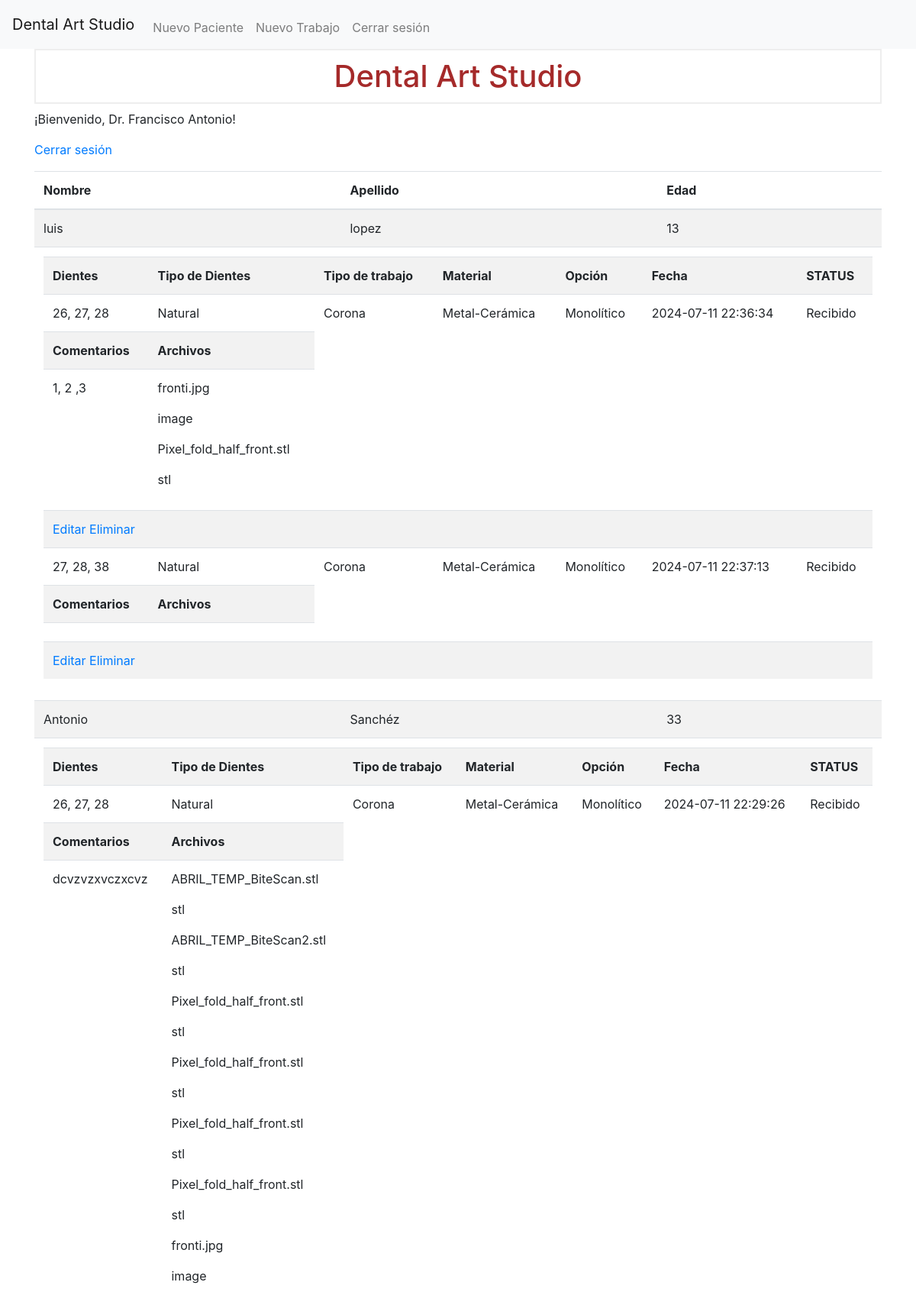
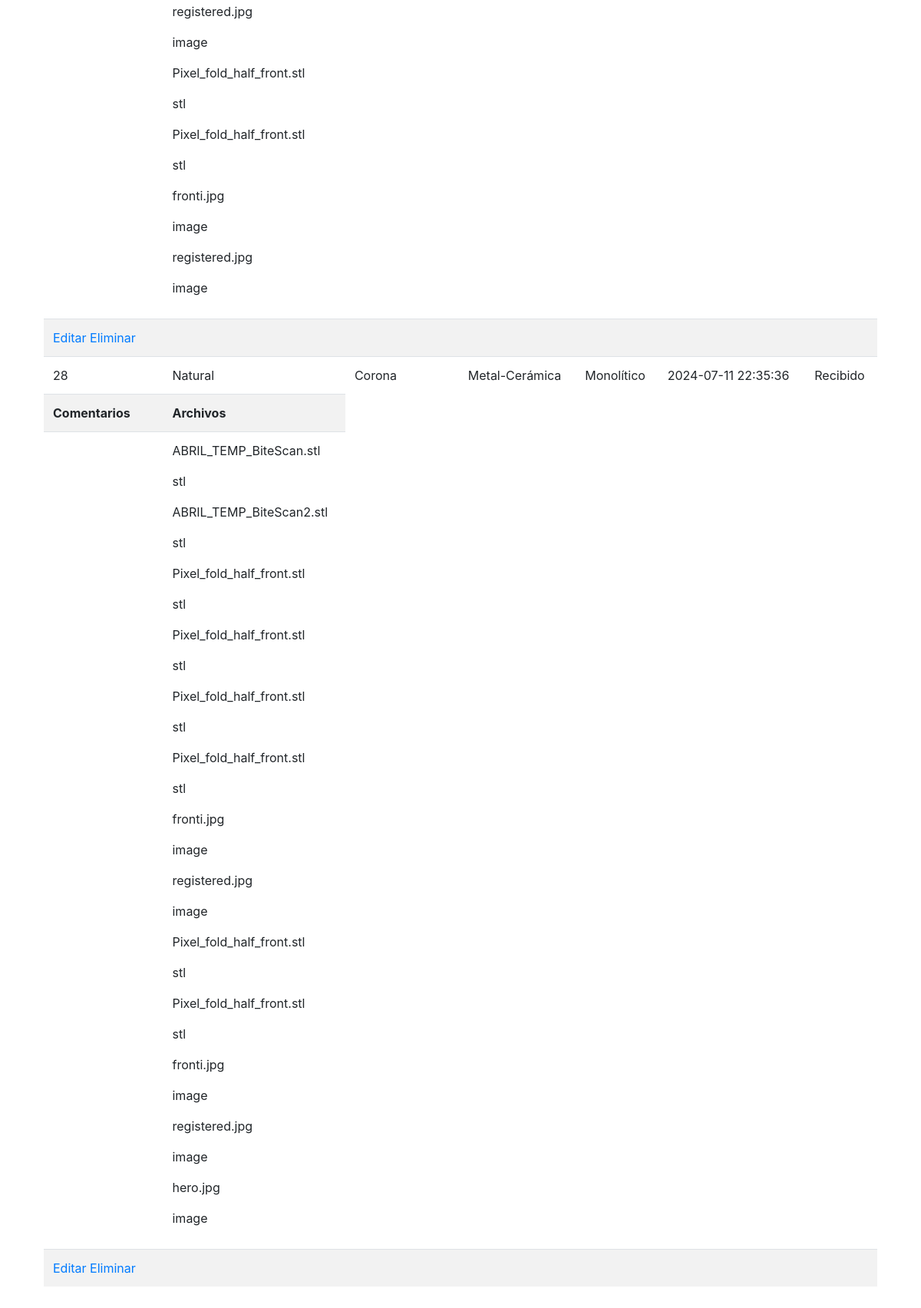
Screenshot of / (signed in, upper part) with the database file from the repository (2 pictures, top to bottom).
### tables this page shows
CREATE TABLE patients (
    id INTEGER PRIMARY KEY AUTOINCREMENT,
    doctor_id INTEGER,
    first_name  TEXT NOT NULL,
    last_name TEXT NOT NULL,
    age INTEGER NOT NULL,
    face_shape TEXT,
    basic_color TEXT,
    colorimeter TEXT,
    gum_color TEXT,
    FOREIGN KEY (doctor_id) REFERENCES doctors (id)
);

CREATE TABLE jobs (
  id INTEGER PRIMARY KEY AUTOINCREMENT,
  patient_id INTEGER NOT NULL,
  teeth TEXT NOT NULL,
  tooth_type TEXT,
  job_type TEXT,
  job_material TEXT,
  job_option TEXT,
  timestamp TIMESTAMP NOT NULL DEFAULT CURRENT_TIMESTAMP,
  comments TEXT,
  status TEXT,
  FOREIGN KEY (patient_id) REFERENCES patients (id)
);

CREATE TABLE job_uploads (
  job_id INTEGER NOT NULL,
  upload_id INTEGER NOT NULL,
  PRIMARY KEY (job_id, upload_id),
  FOREIGN KEY (job_id) REFERENCES jobs(id),
  FOREIGN KEY (upload_id) REFERENCES uploads(id)
);

CREATE TABLE uploads (
  id INTEGER PRIMARY KEY AUTOINCREMENT,
  patient_id INTEGER NOT NULL,
  filename TEXT NOT NULL,
  file_type TEXT NOT NULL,
  FOREIGN KEY (patient_id) REFERENCES patients (id)
);

### app.py (the view)
@app.route('/')
def index():
    user = session.get("user_info")
    jobs_per_patient = {}
    if user is not None:
        patients = get_patients(session.get("user_id"))
        if patients:
            for patient in patients:
                jobs = get_jobs(patient['id'])
                for job in jobs:
                    files = get_files_by_job_id(job['id'])
                    job['files'] = files
                jobs_per_patient[patient['id']] = jobs
    else:
        patients = []
    return render_template('index.html', user=user, patients=patients, jobs_per_patient=jobs_per_patient)

### helpers.py (called while the page is built)
def get_db_connection():
    conn = sqlite3.connect('database.db')
    conn.row_factory = sqlite3.Row
    conn.execute("PRAGMA foreign_keys = ON;")  # Habilita las restricciones de clave foránea
    return conn

def get_patients(user_id):
    try:
        conny = get_db_connection()
        db = conny.cursor()
        patients = db.execute("SELECT * FROM patients WHERE doctor_id = ?", (user_id,)).fetchall()
        conny.close()
        patients = [dict(patient) for patient in patients]
        return patients
    except Exception as e:
        print(f"Error al obtener pacientes: {e}")
        return None

def get_jobs(patient_id):
    try:
        conny = get_db_connection()
        db = conny.cursor()
        jobs = db.execute("SELECT * FROM jobs WHERE patient_id = ?", (patient_id,)).fetchall()
        conny.close()
        jobs = [dict(job) for job in jobs]
        return jobs
    except Exception as e:
        print(f"Error al obtener trabajos: {e}")
    return None

def get_files_by_job_id(job_id):
    conn = get_db_connection()
    db = conn.cursor()
    db.execute('SELECT * FROM job_uploads JOIN uploads ON job_uploads.upload_id = uploads.id WHERE job_uploads.job_id = ?', (job_id,))
    files = db.fetchall()
    conn.close()
    return files

### templates/index.html (shortened to what this page needs)
{% extends 'base.html' %}
{% block content %}
 <h1>{% block title %}Dental Art Studio {% endblock %}</h1>
{% if user %}
    <p class="user">¡Bienvenido, Dr.  {{ user['last_name'] }} {{ user['first_name'] }}!</p>
    <p><a href="{{ url_for('logout') }}">Cerrar sesión</a></p>
    {% if patients %}
        <table class="table table-striped">
            <thead>
                <tr>
                    <th>Nombre</th>
                    <th>Apellido</th>
                    <th>Edad</th>
                </tr>
            </thead>
            <tbody>
                {% for patient in patients|reverse %}
                    <tr>
                        <td>{{ patient['first_name'] }}</td>
                        <td>{{ patient['last_name'] }}</td>
                        <td>{{ patient['age'] }}</td>
                    </tr>
                    <tr>
                        <td colspan="6">
                            {% if jobs_per_patient[patient['id']] %}
                            <table class="table table-striped">
                                <tr>
                                    <th>Dientes</th>
                                    <th>Tipo de Dientes</th>
                                    <th>Tipo de trabajo</th>
                                    <th>Material</th>
                                    <th>Opción</th>
                                    <th>Fecha</th>
                                    <th>STATUS</th>
                                </tr>
                                {% for job in jobs_per_patient[patient['id']] %}
                                    <tr>
                                        <td>{{ job['teeth'] }}</td>
                                        <td>{{ job['tooth_type'] }}</td>
                                        <td>{{ job['job_type'] }}</td>
                                        <td>{{ job['job_material'] }}</td>
                                        <td>{{ job['job_option'] }}</td>
                                        <td>{{ job['timestamp'] }}</td>
                                        <td>{{ job['status'] }}</td>
                                    </tr>
                                    <tr>
                                        <th>Comentarios</th>
                                        <th>Archivos</th>
                                    </tr>
                                    <tr>
                                        <td>
                                            {{ job['comments']}}
                                        </td>
                                        <td>
                                            {% for file in job['files'] %}
                                               <p>{{ file['filename'] }}</p>
                                               <p>{{ file['file_type'] }}</p>
                                            {% endfor %}
                                        </td>
                                    </tr>
                                    <tr>
                                        <td colspan="7">
                                            <a href="#">Editar</a>
                                            <a href="#">Eliminar</a>
                                        </td>
                                    </tr>
                                {% endfor %}
                            </table>
                            {% else %}
                                <a href="{{ url_for('new_job', patient_id=patient['id']) }}">Agregar trabajo</a>
                            {% endif %}
                        </td>
                    </tr>
                {% endfor %}
            </tbody>
        </table>
    {% elif not patients %}
        <p>No se encontraron pacientes.</p><a href="{{ url_for('add_patient') }}">Añadir paciente</a></p>
    {% endif %}
{% else %}
    <p class="user">¡Bienvenidos! </p>
    <p><a href="{{ url_for('login') }}">Iniciar sesión</a> o <a href="{{ url_for('register') }}">Registrarse</a></p>
{% endif %}
{% endblock %}

### static/css/style.css (style rules this page uses)
h1 { border: 2px #eee solid; color: brown; text-align: center; padding: 10px; }

### rows the page displays
patients: first_name "Antonio", last_name "Sanchéz", age "33"
patients: first_name "luis", last_name "lopez", age "13"
jobs: teeth "26, 27, 28", tooth_type "Natural", job_type "Corona", job_material "Metal-Cerámica", job_option "Monolítico", timestamp "2024-07-11 22:36:34", status "Recibido", comments "1, 2 ,3"
job_uploads: filename "fronti.jpg", file_type "image"
job_uploads: filename "Pixel_fold_half_front.stl", file_type "stl"
jobs: teeth "27, 28, 38", tooth_type "Natural", job_type "Corona", job_material "Metal-Cerámica", job_option "Monolítico", timestamp "2024-07-11 22:37:13", status "Recibido"
jobs: teeth "26, 27, 28", tooth_type "Natural", job_type "Corona", job_material "Metal-Cerámica", job_option "Monolítico", timestamp "2024-07-11 22:29:26", status "Recibido", comments "dcvzvzxvczxcvz"
job_uploads: filename "ABRIL_TEMP_BiteScan.stl", file_type "stl"
job_uploads: filename "ABRIL_TEMP_BiteScan2.stl", file_type "stl"
job_uploads: filename "Pixel_fold_half_front.stl", file_type "stl"
job_uploads: filename "Pixel_fold_half_front.stl", file_type "stl"
job_uploads: filename "Pixel_fold_half_front.stl", file_type "stl"
job_uploads: filename "Pixel_fold_half_front.stl", file_type "stl"
job_uploads: filename "fronti.jpg", file_type "image"
job_uploads: filename "registered.jpg", file_type "image"
job_uploads: filename "Pixel_fold_half_front.stl", file_type "stl"
job_uploads: filename "Pixel_fold_half_front.stl", file_type "stl"
job_uploads: filename "fronti.jpg", file_type "image"
job_uploads: filename "registered.jpg", file_type "image"
jobs: teeth "28", tooth_type "Natural", job_type "Corona", job_material "Metal-Cerámica", job_option "Monolítico", timestamp "2024-07-11 22:35:36", status "Recibido"
job_uploads: filename "ABRIL_TEMP_BiteScan.stl", file_type "stl"
job_uploads: filename "ABRIL_TEMP_BiteScan2.stl", file_type "stl"
job_uploads: filename "Pixel_fold_half_front.stl", file_type "stl"
job_uploads: filename "Pixel_fold_half_front.stl", file_type "stl"
job_uploads: filename "Pixel_fold_half_front.stl", file_type "stl"
job_uploads: filename "Pixel_fold_half_front.stl", file_type "stl"
job_uploads: filename "fronti.jpg", file_type "image"
job_uploads: filename "registered.jpg", file_type "image"
job_uploads: filename "Pixel_fold_half_front.stl", file_type "stl"
job_uploads: filename "Pixel_fold_half_front.stl", file_type "stl"
job_uploads: filename "fronti.jpg", file_type "image"
job_uploads: filename "registered.jpg", file_type "image"
job_uploads: filename "hero.jpg", file_type "image"

### other values shown
{{ user['last_name'] }} "Francisco"
